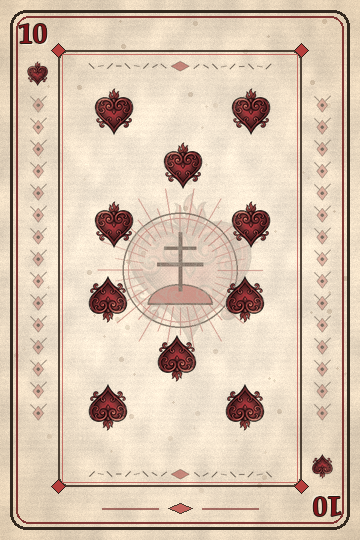
#> input picture tools/backup_cards_orig/CERVEN_10.png, 360 x 540 px, given in place of rel_chamois_1795039035436.jpg, which was not available
$ python build_detailed_relics_and_cards.py
#> lines starting #> are read from the running program, lines starting #| are printed output that depends on the picture; after the words box and inside, x2 and y2 are one past the last pixel; in counts of white or black regions, pixels touching at a corner belong together
"""
Builds all 24 detailed copperplate/woodcut relic icons (assets/relics/REL_*.png, 256x256 RGBA)
and upgrades SPEC_CROWN.png, SPEC_PLAGUE.png, and SPEC_PRISM.png (360x540 RGBA)
plus exports an engraved Golden Hawk-Bell renderer for GULA cards.
"""
import math
import pathlib
import numpy as np
import scipy.ndimage as ndi
from PIL import Image, ImageDraw, ImageFilter, ImageEnhance, ImageFont

ROOT = pathlib.Path(r"D:\downpour-godot")
RELIC_DIR = ROOT / "assets" / "relics"
CARD_DIR = ROOT / "assets" / "cards"
ART_DIR = pathlib.Path(r"C:\Users\arnos\.gemini\antigravity\brain\a20e3f18-d942-46fa-80e3-721c54108b6d")
FONT_DISPLAY = ROOT / "assets" / "fonts" / "LialoDisplay.ttf"

INK = (26, 17, 12, 255)
INK_SOFT = (44, 29, 20, 225)
GOLD_LIGHT = (248, 220, 128, 255)
GOLD_MID = (204, 152, 54, 255)
GOLD_DARK = (128, 82, 22, 255)
COPPER_LIGHT = (232, 146, 92, 255)
COPPER_DARK = (138, 66, 34, 255)
STEEL_LIGHT = (212, 222, 232, 255)
STEEL_MID = (138, 152, 166, 255)
STEEL_DARK = (64, 74, 86, 255)
CRIMSON_LIGHT = (212, 58, 64, 255)
CRIMSON_DARK = (118, 22, 30, 255)
EMERALD_LIGHT = (116, 186, 98, 255)
EMERALD_DARK = (46, 96, 48, 255)
AZURE_LIGHT = (128, 214, 255, 255)
AZURE_DARK = (46, 112, 176, 255)
PARCH_LIGHT = (242, 230, 202, 255)
PARCH_DARK = (188, 164, 124, 255)


def extract_ai_relic_transparent(src_path: pathlib.Path, out_path: pathlib.Path, target_size: int = 256) -> None:
    """Removes clean white studio background from AI-generated artwork via flood-fill and edge de-fringe."""
#> called with target_size = 256
    im = Image.open(src_path).convert("RGB")
    arr = np.array(im, dtype=np.float32)
    h, w, _ = arr.shape
#> h = 540; w = 360

    lum = np.mean(arr, axis=-1)
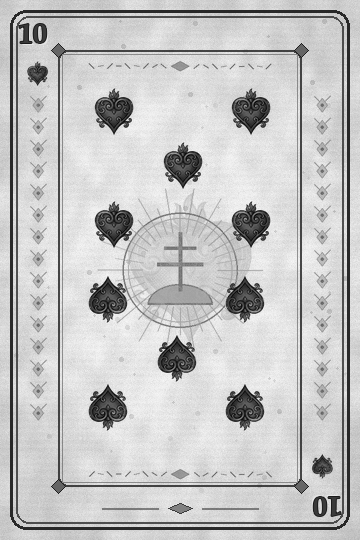
#> lum: shape (540, 360) float32; min 4, max 247.3, mean 196.4
    chroma = np.max(arr, axis=-1) - np.min(arr, axis=-1)
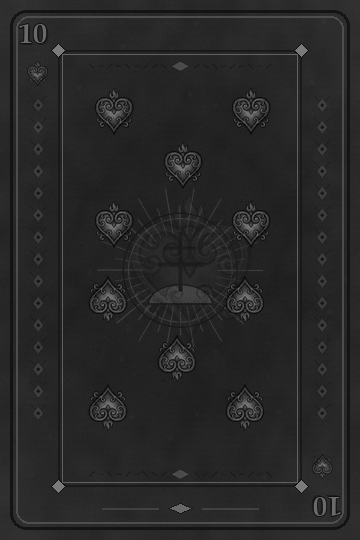
#> chroma: shape (540, 360) float32; min 5, max 123, mean 39.7
    is_bg_cand = (lum >= 232.0) & (chroma <= 24.0)
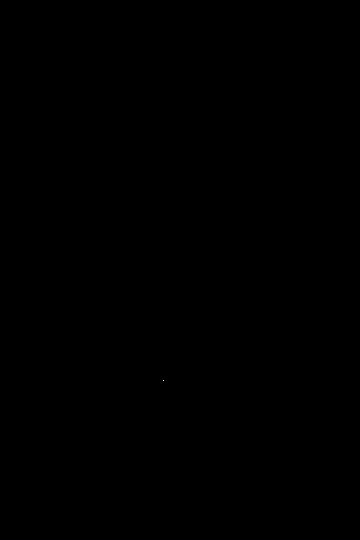
#> is_bg_cand: shape (540, 360) bool; 0% white in thin lines or dots, all inside (x1, y1, x2, y2) = (163, 380, 164, 381)

    # Flood fill strictly connected to image borders so interior white highlights stay intact
    bg_seed = np.zeros((h, w), dtype=bool)
    bg_seed[0, :] = True
    bg_seed[-1, :] = True
    bg_seed[:, 0] = True
    bg_seed[:, -1] = True

    lab, _ = ndi.label(is_bg_cand, structure=np.ones((3, 3), dtype=bool))
    border_labels = set(np.unique(lab[bg_seed])) - {0}
#> border_labels = 0 items
    bg_mask = np.isin(lab, list(border_labels))
#> bg_mask: shape (540, 360) bool; every value is 0

    # Expand 1px soft matte and compute smooth alpha from brightness/distance on fringe
    bg_near = ndi.binary_dilation(bg_mask, iterations=2) & (~bg_mask)
    alpha = np.where(bg_mask, 0.0, 255.0).astype(np.float32)
#> alpha: shape (540, 360) float32; every value is 255
    # Feather partial white halo pixels touching bg
    fringe = bg_near & (lum > 185.0) & (chroma < 32.0)
    alpha[fringe] = np.clip((242.0 - lum[fringe]) / 57.0 * 255.0, 0.0, 255.0)

    # De-fringe white contamination on semi-transparent boundary pixels
    semi = (alpha > 0) & (alpha < 245)
    for c in range(3):
        a_f = np.maximum(alpha[semi] / 255.0, 0.15)
        arr[semi, c] = np.clip((arr[semi, c] - 255.0 * (1.0 - a_f)) / a_f, 0.0, 255.0)

    # Tiny alpha anti-alias blur
    alpha_sm = ndi.gaussian_filter(alpha, sigma=0.55)
    alpha = np.where(bg_mask, 0.0, np.where(alpha > 240.0, 255.0, alpha_sm))

    rgba = np.dstack([np.clip(arr, 0, 255), np.clip(alpha, 0, 255)]).astype(np.uint8)
#> rgba is the input picture: shape (540, 360, 4); mean R, G, B, A 216.3, 196.1, 176.7, 255

    # Tight crop around opaque content
    ys, xs = np.where(rgba[:, :, 3] > 20)
    if len(xs) > 0:
        x0, x1 = int(xs.min()), int(xs.max())
#> x0 = 0; x1 = 359
        y0, y1 = int(ys.min()), int(ys.max())
#> y0 = 0; y1 = 539
        crop = Image.fromarray(rgba[y0 : y1 + 1, x0 : x1 + 1], "RGBA")
    else:
        crop = Image.fromarray(rgba, "RGBA")

    inner = int(round(target_size * 0.86))
    cw, ch = crop.size
#> cw = 360; ch = 540
    scale = min(inner / max(1, cw), inner / max(1, ch))
#> scale = 0.407
    nw, nh = max(1, int(round(cw * scale))), max(1, int(round(ch * scale)))
#> nw = 147; nh = 220
    resized = crop.resize((nw, nh), Image.Resampling.LANCZOS)
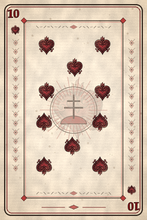
#> resized: PIL image 147x220 RGBA; mean R, G, B, A 216.2, 196.1, 176.7, 255

    canvas = Image.new("RGBA", (target_size, target_size), (0, 0, 0, 0))
#> canvas: PIL image 256x256 RGBA; every value is 0
    canvas.paste(resized, ((target_size - nw) // 2, (target_size - nh) // 2), resized)
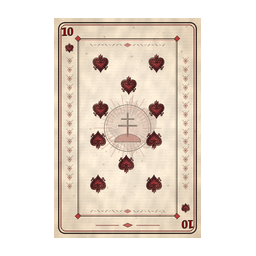
#> canvas: PIL image 256x256 RGBA; mean R, G, B, A 106.7, 96.8, 87.2, 125.8; transparent parts drawn white
    canvas = ImageEnhance.Contrast(canvas).enhance(1.06)
    canvas.save(out_path, "PNG")


# [861 lines left out: functions copperplate_shade_and_ink, finalize_relic, radial_fill_ellipse, fill_poly_shaded, draw_star_spark, draw_engraved_koule and 20 more, not called in this run]


def main():
    RELIC_DIR.mkdir(parents=True, exist_ok=True)
    # 1. Convert the 6 AI-generated relics to 256x256 RGBA transparent PNGs
    ai_relics = {
        "REL_CHAMOIS": "rel_chamois_1795039035436.jpg",
        "REL_FUJARA": "rel_fujara_1795039044388.jpg",
        "REL_ROYAL": "rel_royal_1795039037073.jpg",
        "REL_CHRONO_P": "rel_chrono_p_1795039045996.jpg",
        "REL_RED_SEAL": "rel_red_seal_1795039042089.jpg",
        "REL_CRIMSON_CHOIR": "rel_crimson_choir_1795039050944.jpg",
    }
    for rel_id, fn in ai_relics.items():
        extract_ai_relic_transparent(ART_DIR / fn, RELIC_DIR / f"{rel_id}.png", 256)
        print(f"Processed AI relic {rel_id}.png")
#> pass 2 of the loop in main, `for rel_id, fn in ai_relics.items():`:
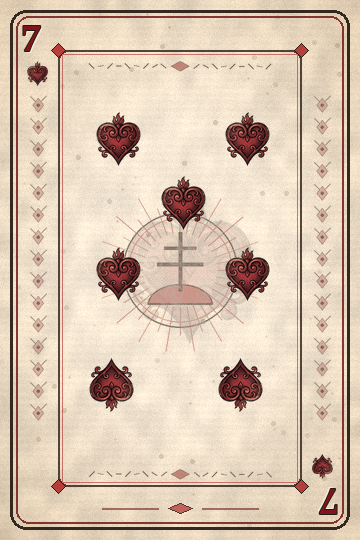
#> input picture tools/backup_cards_orig/CERVEN_7.png, 360 x 540 px, given in place of rel_fujara_1795039044388.jpg, which was not available
#> in extract_ai_relic_transparent (call 2), `is_bg_cand = (lum >= 232.0) & (chroma <= 24.0)`:
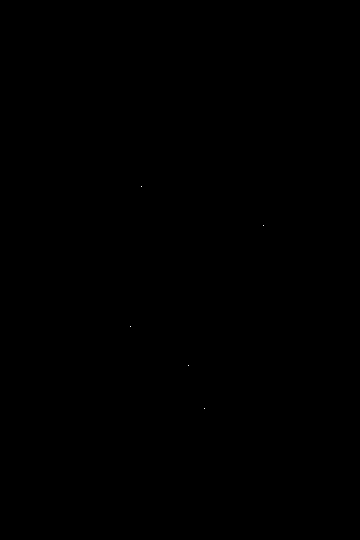
#> is_bg_cand: shape (540, 360) bool; 0% white in thin lines or dots, all inside (x1, y1, x2, y2) = (130, 186, 264, 409)
#> lab: shape (540, 360) int32; 6 distinct labels, from 0 to 5
#> in extract_ai_relic_transparent, rgba is the input picture: shape (540, 360, 4); mean R, G, B, A 217.7, 197.8, 178.1, 255
#> in extract_ai_relic_transparent (call 2), `canvas.paste(resized, ((target_size - nw) // 2, (target_size - nh) // ..`:
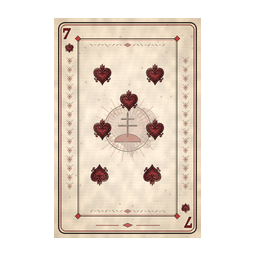
#> canvas: PIL image 256x256 RGBA; mean R, G, B, A 107.4, 97.6, 87.9, 125.8; transparent parts drawn white

    # 2. Synthesize the remaining 18 detailed copperplate-etched relics
    builders = {
        "REL_STORMCAP": (art_stormcap, 101),
        "REL_KNUCKLE": (art_knuckle, 102),
        "REL_PHOENIX_F": (art_phoenix_f, 103),
        "REL_FANG": (art_fang, 104),
        "REL_GREED": (art_greed, 105),
        "REL_ALEMBIC": (art_alembic, 106),
        "REL_PRISM_ORB": (art_prism_orb, 107),
        "REL_HEX_DOLL": (art_hex_doll, 108),
        "REL_IRON_BOOT": (art_iron_boot, 109),
        "REL_OVERCHARGE": (art_overcharge, 110),
        "REL_WOODCUTTER": (art_woodcutter, 111),
        "REL_FORGEMASTER": (art_forgemaster, 112),
        "REL_GREEN_CANOPY": (art_green_canopy, 113),
        "REL_PRSI_PURIST": (art_prsi_purist, 114),
        "REL_SEVEN_GRIMOIRE": (art_seven_grimoire, 115),
        "REL_MERCHANT_LEDGER": (art_merchant_ledger, 116),
        "REL_FINAL_TOLL": (art_final_toll, 117),
        "REL_COURT_SOVEREIGN": (art_court_sovereign, 118),
    }
    for rel_id, (fn, seed) in builders.items():
        raw_512 = fn()
        finalize_relic(raw_512, RELIC_DIR / f"{rel_id}.png", seed=seed, ink_px=3)
        print(f"Synthesized copperplate relic {rel_id}.png")

    # 3. Upgrade SPEC_CROWN, SPEC_PLAGUE, SPEC_PRISM
    upgrade_spec_cards()


if __name__ == "__main__":
#> (the run stopped early here; a loop or call above may not have finished)
